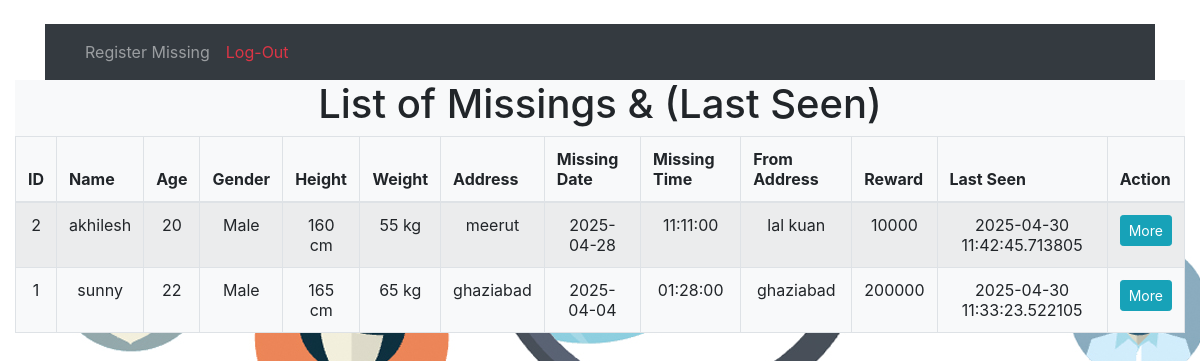
/account (signed in), run on the app's committed database.
### app.py (models this page shows)
class MissingPerson(db.Model):
    __tablename__ = 'missing_persons'
    id = db.Column(db.Integer, primary_key=True)
    person_name = db.Column(db.String(100), unique=True, nullable=False)
    image_path = db.Column(db.String(255))
    age = db.Column(db.Integer)
    height = db.Column(db.Integer)
    weight = db.Column(db.Integer)
    address = db.Column(db.String(255))
    missing_date = db.Column(db.Date)
    missing_time = db.Column(db.Time)
    missing_from_address = db.Column(db.String(255))
    price = db.Column(db.Integer)
    gender = db.Column(db.String(20))
    last_seen = db.relationship("LastSeenInfo", backref="person", uselist=False, cascade="all, delete")

### app.py (the view)
@app.route("/account",  methods=["GET"])
def account():
    if session["user_id"] is None:
        return redirect("/")
    subq = (
        db.session.query(
            LastSeenInfo.person_id,
            func.max(LastSeenInfo.timestamp).label("latest_seen")
        )
        .group_by(LastSeenInfo.person_id)
        .subquery()
    )
    results = (
        db.session.query(MissingPerson, subq.c.latest_seen)
        .outerjoin(subq, MissingPerson.id == subq.c.person_id)
        .order_by(desc(subq.c.latest_seen))
        .all()
    )
    print(results)
    return render_template("account.html", results=results)

### templates/account.html (shortened to what this page needs)
<html>
<head>
    <link rel="stylesheet" href="https://stackpath.bootstrapcdn.com/bootstrap/4.4.1/css/bootstrap.min.css">
</head>
<body background="static/people_find.jpg">
<div class="container">
	<nav class="navbar navbar-expand-lg navbar navbar-dark bg-dark">
	  <div class="collapse navbar-collapse" id="navbarTogglerDemo02">
		<ul class="navbar-nav mr-auto mt-2 mt-lg-0">
		  <li class="nav-item {%if active== 'new_test'%} active{%endif%}">
			<a class="nav-link" href="/register_missing">Register Missing</span></a>
		  </li>
		  <li class="nav-item">
			<a class="nav-link text-danger" href="/logout">Log-Out</a>
		  </li>
		</ul>
	  </div>
	</nav>
</div>
	<div class="container-fluid">
	<div class="table-scrol bg-light">
		 <h1 align="center">List of Missings & (Last Seen)</h1>
			<table class="table table-bordered table-hover table-striped" >
				<thead>
					<tr>
						<th>ID</th>
						<th>Name</th>
						<th>Age</th>
						<th>Gender</th>
						<th>Height</th>
						<th>Weight</th>
						<th>Address</th>
						<th>Missing Date</th>
						<th>Missing Time</th>
						<th>From Address</th>
						<th>Reward</th>
						<th>Last Seen</th>
						<th>Action</th>
					</tr>
				</thead>
				{% for person, latest_seen in results %}
				<tr>
					<td align="center">{{ person.id }}</td>
					<td align="center">{{ person.person_name }}</td>
					<td align="center">{{ person.age }}</td>
					<td align="center">{{ person.gender }}</td>
					<td align="center">{{ person.height }} cm</td>
					<td align="center">{{ person.weight }} kg</td>
					<td align="center">{{ person.address }}</td>
					<td align="center">{{ person.missing_date }}</td>
					<td align="center">{{ person.missing_time }}</td>
					<td align="center">{{ person.missing_from_address }}</td>
					<td align="center">{{ person.price }}</td>
					<td align="center">{{ latest_seen or "N/A" }}</td>
					<td align="center">
					<a href="/history/{{person.id}}" class="btn btn-sm btn-info">More</a>
					</td>
				</tr>
				{% endfor %}
			</table>
	</div>
</div>
</body>
</html>

### data on the page
MissingPerson: id "2", person_name "akhilesh", age "20", gender "Male", height "160", weight "55", address "meerut", missing_date "2025-04-28", missing_time "11:11:00", missing_from_address "lal kuan", price "10000", latest_seen "2025-04-30 11:42:45.713805"
MissingPerson: id "1", person_name "sunny", age "22", gender "Male", height "165", weight "65", address "ghaziabad", missing_date "2025-04-04", missing_time "01:28:00", missing_from_address "ghaziabad", price "200000", latest_seen "2025-04-30 11:33:23.522105"
